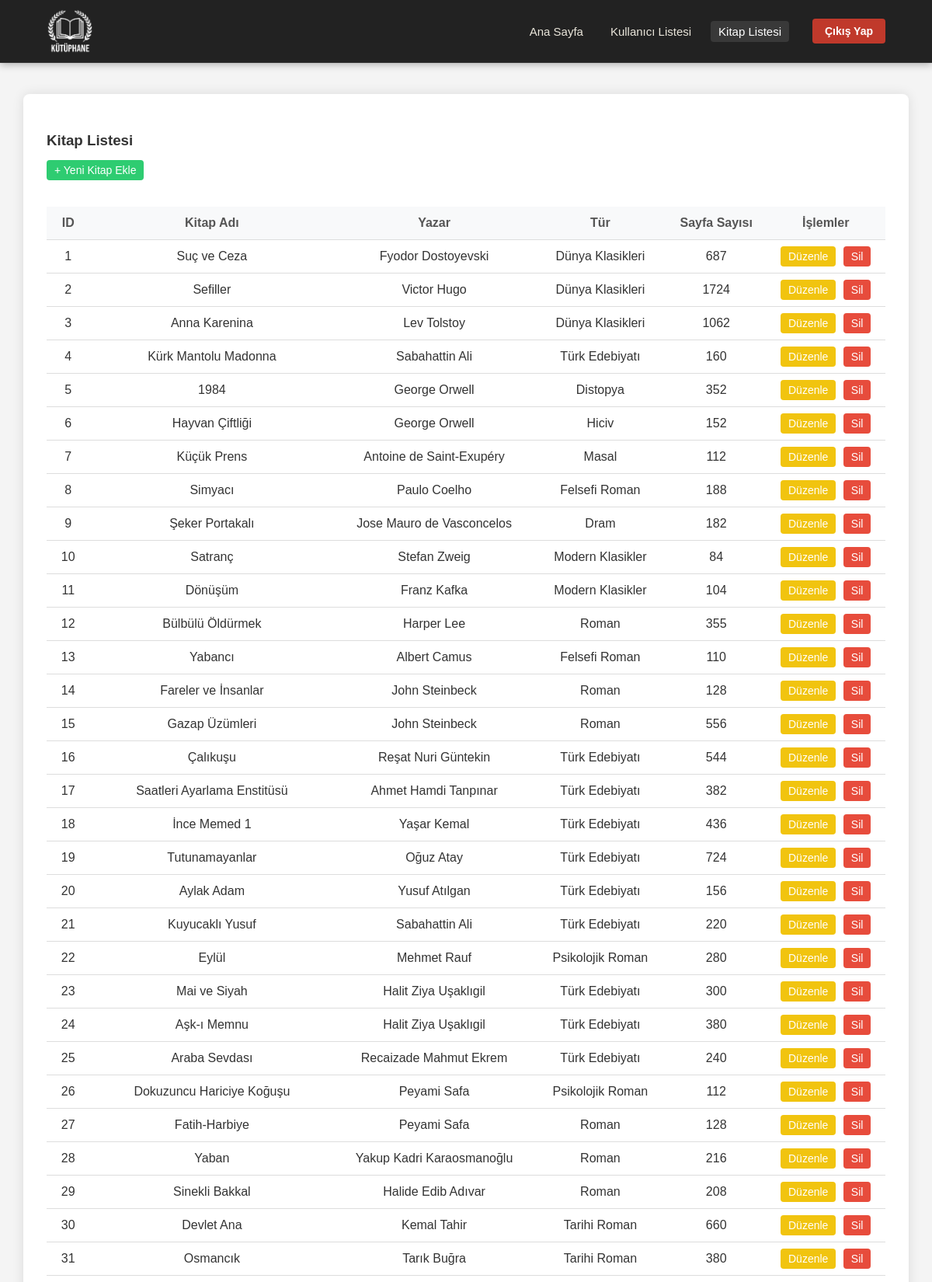
Page /index.php?sayfa=kitaplar (signed in, upper part) on the committed database.
### tables this page shows
CREATE TABLE `kitaplar` (
  `id` int NOT NULL,
  `kitap_adi` varchar(255) NOT NULL,
  `kitap_yazar` varchar(255) NOT NULL,
  `kitap_tur` varchar(100) NOT NULL,
  `sayfa_sayisi` int NOT NULL
);

### sayfalar/kitaplar.php (the view)
<?php
$sorgu = $db->prepare("SELECT * FROM kitaplar");
$sorgu->execute();
$kitaplar = $sorgu->fetchAll(PDO::FETCH_ASSOC);
?>
<h3>Kitap Listesi</h3>
<a href="index.php?sayfa=kitap_ekle" class="yesil-buton">+ Yeni Kitap Ekle</a>
<br><br>
<table class="duz-tablo">
    <thead>
        <tr>
            <th>ID</th>
            <th>Kitap Adı</th>
            <th>Yazar</th>
            <th>Tür</th>
            <th>Sayfa Sayısı</th>
            <th>İşlemler</th>
        </tr>
    </thead>
    <tbody>
        <?php foreach ($kitaplar as $kitap) { ?>
            <tr>
                <td><?php echo $kitap['id']; ?></td>
                <td><?php echo $kitap['kitap_adi']; ?></td>
                <td><?php echo $kitap['kitap_yazar']; ?></td>
                <td><?php echo $kitap['kitap_tur']; ?></td>
                <td><?php echo $kitap['sayfa_sayisi']; ?></td>
                <td>
                    <a href="index.php?sayfa=kitap_duzenle&id=<?php echo $kitap['id']; ?>" class="sari-buton">Düzenle</a>
                    <a href="index.php?sayfa=kitap_sil&id=<?php echo $kitap['id']; ?>" class="kirmizi-buton"
                        onclick="return confirm('Bu kitabı silmek istediğinize emin misiniz?')">Sil</a>
                </td>
            </tr>
        <?php } ?>
    </tbody>
</table>

### css/index.css (style rules this page uses)
body,html { margin: 0; padding: 0; font-family: Arial, sans-serif; height: 100%; background-color: #222222; }
.duz-tablo { width: 100%; border-collapse: collapse; margin-top: 20px; }
.duz-tablo th, .duz-tablo td { padding: 12px; text-align: center; border-bottom: 1px solid #ddd; }
.duz-tablo th { background-color: #f8f9fa; color: #555; font-weight: bold; }
.sari-buton { background-color: #f1c40f; color: white; padding: 5px 10px; text-decoration: none; border-radius: 4px; font-size: 14px; }
.kirmizi-buton { background-color: #e74c3c; color: white; padding: 5px 10px; text-decoration: none; border-radius: 4px; font-size: 14px; margin-left: 5px; }
.yesil-buton { background-color: #2ecc71; color: white; padding: 5px 10px; text-decoration: none; border-radius: 4px; font-size: 14px; transition: background-color 0.3s; }

### rows in the picture
kitaplar: id "1", kitap_adi "Suç ve Ceza", kitap_yazar "Fyodor Dostoyevski", kitap_tur "Dünya Klasikleri", sayfa_sayisi "687"
kitaplar: id "2", kitap_adi "Sefiller", kitap_yazar "Victor Hugo", kitap_tur "Dünya Klasikleri", sayfa_sayisi "1724"
kitaplar: id "3", kitap_adi "Anna Karenina", kitap_yazar "Lev Tolstoy", kitap_tur "Dünya Klasikleri", sayfa_sayisi "1062"
kitaplar: id "4", kitap_adi "Kürk Mantolu Madonna", kitap_yazar "Sabahattin Ali", kitap_tur "Türk Edebiyatı", sayfa_sayisi "160"
kitaplar: id "5", kitap_adi "1984", kitap_yazar "George Orwell", kitap_tur "Distopya", sayfa_sayisi "352"
kitaplar: id "6", kitap_adi "Hayvan Çiftliği", kitap_yazar "George Orwell", kitap_tur "Hiciv", sayfa_sayisi "152"
kitaplar: id "7", kitap_adi "Küçük Prens", kitap_yazar "Antoine de Saint-Exupéry", kitap_tur "Masal", sayfa_sayisi "112"
kitaplar: id "8", kitap_adi "Simyacı", kitap_yazar "Paulo Coelho", kitap_tur "Felsefi Roman", sayfa_sayisi "188"
kitaplar: id "9", kitap_adi "Şeker Portakalı", kitap_yazar "Jose Mauro de Vasconcelos", kitap_tur "Dram", sayfa_sayisi "182"
kitaplar: id "10", kitap_adi "Satranç", kitap_yazar "Stefan Zweig", kitap_tur "Modern Klasikler", sayfa_sayisi "84"
kitaplar: id "11", kitap_adi "Dönüşüm", kitap_yazar "Franz Kafka", kitap_tur "Modern Klasikler", sayfa_sayisi "104"
kitaplar: id "12", kitap_adi "Bülbülü Öldürmek", kitap_yazar "Harper Lee", kitap_tur "Roman", sayfa_sayisi "355"
kitaplar: id "13", kitap_adi "Yabancı", kitap_yazar "Albert Camus", kitap_tur "Felsefi Roman", sayfa_sayisi "110"
kitaplar: id "14", kitap_adi "Fareler ve İnsanlar", kitap_yazar "John Steinbeck", kitap_tur "Roman", sayfa_sayisi "128"
kitaplar: id "15", kitap_adi "Gazap Üzümleri", kitap_yazar "John Steinbeck", kitap_tur "Roman", sayfa_sayisi "556"
kitaplar: id "16", kitap_adi "Çalıkuşu", kitap_yazar "Reşat Nuri Güntekin", kitap_tur "Türk Edebiyatı", sayfa_sayisi "544"
kitaplar: id "17", kitap_adi "Saatleri Ayarlama Enstitüsü", kitap_yazar "Ahmet Hamdi Tanpınar", kitap_tur "Türk Edebiyatı", sayfa_sayisi "382"
kitaplar: id "18", kitap_adi "İnce Memed 1", kitap_yazar "Yaşar Kemal", kitap_tur "Türk Edebiyatı", sayfa_sayisi "436"
kitaplar: id "19", kitap_adi "Tutunamayanlar", kitap_yazar "Oğuz Atay", kitap_tur "Türk Edebiyatı", sayfa_sayisi "724"
kitaplar: id "20", kitap_adi "Aylak Adam", kitap_yazar "Yusuf Atılgan", kitap_tur "Türk Edebiyatı", sayfa_sayisi "156"
kitaplar: id "21", kitap_adi "Kuyucaklı Yusuf", kitap_yazar "Sabahattin Ali", kitap_tur "Türk Edebiyatı", sayfa_sayisi "220"
kitaplar: id "22", kitap_adi "Eylül", kitap_yazar "Mehmet Rauf", kitap_tur "Psikolojik Roman", sayfa_sayisi "280"
kitaplar: id "23", kitap_adi "Mai ve Siyah", kitap_yazar "Halit Ziya Uşaklıgil", kitap_tur "Türk Edebiyatı", sayfa_sayisi "300"
kitaplar: id "24", kitap_adi "Aşk-ı Memnu", kitap_yazar "Halit Ziya Uşaklıgil", kitap_tur "Türk Edebiyatı", sayfa_sayisi "380"
kitaplar: id "25", kitap_adi "Araba Sevdası", kitap_yazar "Recaizade Mahmut Ekrem", kitap_tur "Türk Edebiyatı", sayfa_sayisi "240"
kitaplar: id "26", kitap_adi "Dokuzuncu Hariciye Koğuşu", kitap_yazar "Peyami Safa", kitap_tur "Psikolojik Roman", sayfa_sayisi "112"
kitaplar: id "27", kitap_adi "Fatih-Harbiye", kitap_yazar "Peyami Safa", kitap_tur "Roman", sayfa_sayisi "128"
kitaplar: id "28", kitap_adi "Yaban", kitap_yazar "Yakup Kadri Karaosmanoğlu", kitap_tur "Roman", sayfa_sayisi "216"
kitaplar: id "29", kitap_adi "Sinekli Bakkal", kitap_yazar "Halide Edib Adıvar", kitap_tur "Roman", sayfa_sayisi "208"
kitaplar: id "30", kitap_adi "Devlet Ana", kitap_yazar "Kemal Tahir", kitap_tur "Tarihi Roman", sayfa_sayisi "660"
kitaplar: id "31", kitap_adi "Osmancık", kitap_yazar "Tarık Buğra", kitap_tur "Tarihi Roman", sayfa_sayisi "380"
